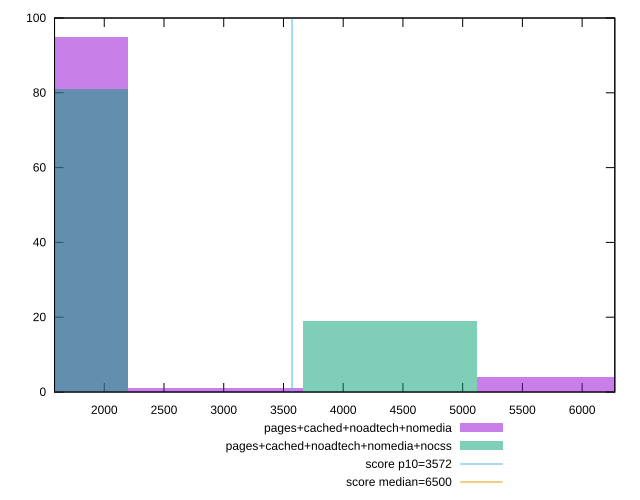

The gnuplot source for this figure:
reset

$pagesCachedNoadtechNomedia <<EOF
2927.7477988402666 1
1463.8738994201333 95
5855.495597680533 4
EOF

$pagesCachedNoadtechNomediaNocss <<EOF
4391.6216982604 19
1463.8738994201333 81
EOF

set key outside below
set boxwidth 1463.8738994201333
set xrange [1583.8697000000002:6273.5623]
set yrange [0:100]
set trange [0:100]
set style fill transparent solid 0.5 noborder

set parametric
set terminal svg size 640, 500 enhanced background rgb 'white'
set output "report_00026_2021-02-22T21:38:55.199Z/first-cpu-idle/comparison/histogram/3_vs_4.svg"

plot $pagesCachedNoadtechNomedia title "pages+cached+noadtech+nomedia" with boxes, \
     $pagesCachedNoadtechNomediaNocss title "pages+cached+noadtech+nomedia+nocss" with boxes, \
     3572,t title "score p10=3572", \
     6500,t title "score median=6500"

reset
